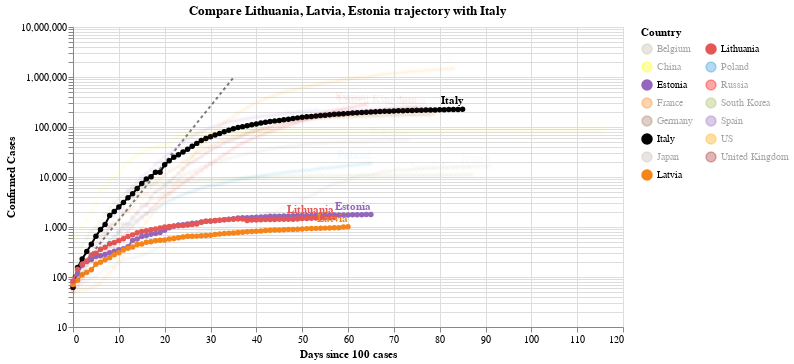

The code cell stored with this chart in its notebook:
### Code cell
#hide_input
chart3 = make_since_chart(dff2, ['Lithuania', 'Latvia', 'Estonia'], baseline_countries)
chart3

### Figure 1 — Vega-Lite specification as saved in the notebook (floating-point values rounded to 4 significant figures; data arrays with more than 128 entries replaced by an {"elided": "..."} marker saying what was removed)
{"config": {"view": {"continuousWidth": 400, "continuousHeight": 300}}, "layer": [{"data": {"name": "data-628230001892d6798b50651be41d1b3e"}, "mark": {"type": "line", "color": "black", "opacity": 0.5, "strokeDash": [3, 3]}, "encoding": {"x": {"type": "quantitative", "field": "Days since 100 cases"}, "y": {"type": "quantitative", "field": "Confirmed Cases"}}}, {"data": {"name": "data-3ea7d1a2d2459a676a97e7890d9899f0"}, "mark": {"type": "line", "point": true}, "encoding": {"color": {"type": "nominal", "field": "Country", "legend": {"columns": 2}, "scale": {"domain": ["Belgium", "China", "Estonia", "France", "Germany", "Italy", "Japan", "Latvia", "Lithuania", "Poland", "Russia", "South Korea", "Spain", "US", "United Kingdom"], "range": ["#C1B7AD", "yellow", "#9467bd", "#F58518", "#9D755D", "black", "#C1B7AD", "#F58518", "#E45756", "#2495D3", "red", "#A1BA59", "#9467bd", "orange", "brown"]}}, "opacity": {"condition": {"value": 1, "selection": "selector002"}, "value": 0.05}, "tooltip": [{"type": "nominal", "field": "Country"}, {"type": "temporal", "field": "Date"}, {"type": "quantitative", "field": "Confirmed Cases"}, {"type": "quantitative", "field": "Days since 100 cases"}], "x": {"type": "quantitative", "field": "Days since 100 cases"}, "y": {"type": "quantitative", "field": "Confirmed Cases", "scale": {"type": "log"}}}, "selection": {"selector002": {"type": "multi", "fields": ["Country"], "bind": "legend", "init": [{"Country": "Lithuania"}, {"Country": "Latvia"}, {"Country": "Estonia"}, {"Country": "Italy"}]}}, "width": 550}, {"data": {"name": "data-3ea7d1a2d2459a676a97e7890d9899f0"}, "mark": {"type": "text", "align": "right", "dy": -8, "fontWeight": "bold"}, "encoding": {"color": {"type": "nominal", "field": "Country", "legend": {"columns": 2}, "scale": {"domain": ["Belgium", "China", "Estonia", "France", "Germany", "Italy", "Japan", "Latvia", "Lithuania", "Poland", "Russia", "South Korea", "Spain", "US", "United Kingdom"], "range": ["#C1B7AD", "yellow", "#9467bd", "#F58518", "#9D755D", "black", "#C1B7AD", "#F58518", "#E45756", "#2495D3", "red", "#A1BA59", "#9467bd", "orange", "brown"]}}, "opacity": {"condition": {"value": 1, "selection": "selector002"}, "value": 0.05}, "text": {"type": "nominal", "field": "Country"}, "tooltip": [{"type": "nominal", "field": "Country"}, {"type": "temporal", "field": "Date"}, {"type": "quantitative", "field": "Confirmed Cases"}, {"type": "quantitative", "field": "Days since 100 cases"}], "x": {"type": "quantitative", "field": "Days since 100 cases"}, "y": {"type": "quantitative", "field": "Confirmed Cases", "scale": {"type": "log"}}}, "transform": [{"filter": "(datum['Date'] >= 1589673600000)"}], "width": 550}], "title": "Compare Lithuania, Latvia, Estonia trajectory with Italy", "$schema": "https://vega.github.io/schema/vega-lite/v4.0.2.json", "datasets": {"data-628230001892d6798b50651be41d1b3e": [{"Days since 100 cases": 0, "Confirmed Cases": 100.0}, {"Days since 100 cases": 1, "Confirmed Cases": 130.0}, {"Days since 100 cases": 2, "Confirmed Cases": 169.0}, {"Days since 100 cases": 3, "Confirmed Cases": 219.7}, {"Days since 100 cases": 4, "Confirmed Cases": 285.6}, {"Days since 100 cases": 5, "Confirmed Cases": 371.3}, {"Days since 100 cases": 6, "Confirmed Cases": 482.7}, {"Days since 100 cases": 7, "Confirmed Cases": 627.5}, {"Days since 100 cases": 8, "Confirmed Cases": 815.7}, {"Days since 100 cases": 9, "Confirmed Cases": 1060.0}, {"Days since 100 cases": 10, "Confirmed Cases": 1379.0}, {"Days since 100 cases": 11, "Confirmed Cases": 1792.0}, {"Days since 100 cases": 12, "Confirmed Cases": 2330.0}, {"Days since 100 cases": 13, "Confirmed Cases": 3029.0}, {"Days since 100 cases": 14, "Confirmed Cases": 3937.0}, {"Days since 100 cases": 15, "Confirmed Cases": 5119.0}, {"Days since 100 cases": 16, "Confirmed Cases": 6654.0}, {"Days since 100 cases": 17, "Confirmed Cases": 8650.0}, {"Days since 100 cases": 18, "Confirmed Cases": 11250.0}, {"Days since 100 cases": 19, "Confirmed Cases": 14620.0}, {"Days since 100 cases": 20, "Confirmed Cases": 19000.0}, {"Days since 100 cases": 21, "Confirmed Cases": 24710.0}, {"Days since 100 cases": 22, "Confirmed Cases": 32120.0}, {"Days since 100 cases": 23, "Confirmed Cases": 41750.0}, {"Days since 100 cases": 24, "Confirmed Cases": 54280.0}, {"Days since 100 cases": 25, "Confirmed Cases": 70560.0}, {"Days since 100 cases": 26, "Confirmed Cases": 91730.0}, {"Days since 100 cases": 27, "Confirmed Cases": 119300.0}, {"Days since 100 cases": 28, "Confirmed Cases": 155000.0}, {"Days since 100 cases": 29, "Confirmed Cases": 201500.0}, {"Days since 100 cases": 30, "Confirmed Cases": 262000.0}, {"Days since 100 cases": 31, "Confirmed Cases": 340600.0}, {"Days since 100 cases": 32, "Confirmed Cases": 442800.0}, {"Days since 100 cases": 33, "Confirmed Cases": 575600.0}, {"Days since 100 cases": 34, "Confirmed Cases": 748300.0}, {"Days since 100 cases": 35, "Confirmed Cases": 972800.0}], "data-3ea7d1a2d2459a676a97e7890d9899f0": {"elided": "1170 records"}}}
